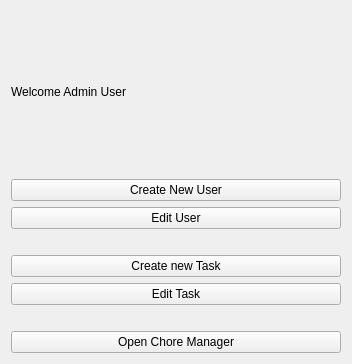
<?xml version="1.0" encoding="UTF-8"?>
<ui version="4.0">
 <class>adminDashboard</class>
 <widget class="QWidget" name="adminDashboard">
  <property name="geometry">
   <rect>
    <x>0</x>
    <y>0</y>
    <width>352</width>
    <height>364</height>
   </rect>
  </property>
  <property name="windowTitle">
   <string>Admin Dashboard</string>
  </property>
  <layout class="QVBoxLayout" name="verticalLayout">
   <item>
    <widget class="QLabel" name="mainHeader">
     <property name="text">
      <string>Welcome Admin User</string>
     </property>
    </widget>
   </item>
   <item>
    <widget class="QPushButton" name="newUserBtn">
     <property name="cursor">
      <cursorShape>PointingHandCursor</cursorShape>
     </property>
     <property name="text">
      <string>Create New User</string>
     </property>
    </widget>
   </item>
   <item>
    <widget class="QPushButton" name="editUserBtn">
     <property name="cursor">
      <cursorShape>PointingHandCursor</cursorShape>
     </property>
     <property name="text">
      <string>Edit User</string>
     </property>
    </widget>
   </item>
   <item>
    <spacer name="horizontalSpacer_2">
     <property name="orientation">
      <enum>Qt::Horizontal</enum>
     </property>
     <property name="sizeHint" stdset="0">
      <size>
       <width>327</width>
       <height>20</height>
      </size>
     </property>
    </spacer>
   </item>
   <item>
    <widget class="QPushButton" name="newTaskBtn">
     <property name="cursor">
      <cursorShape>PointingHandCursor</cursorShape>
     </property>
     <property name="text">
      <string>Create new Task</string>
     </property>
    </widget>
   </item>
   <item>
    <widget class="QPushButton" name="editTaskBtn">
     <property name="cursor">
      <cursorShape>PointingHandCursor</cursorShape>
     </property>
     <property name="text">
      <string>Edit Task</string>
     </property>
    </widget>
   </item>
   <item>
    <spacer name="horizontalSpacer">
     <property name="orientation">
      <enum>Qt::Horizontal</enum>
     </property>
     <property name="sizeHint" stdset="0">
      <size>
       <width>327</width>
       <height>20</height>
      </size>
     </property>
    </spacer>
   </item>
   <item>
    <widget class="QPushButton" name="choreManagerBtn">
     <property name="cursor">
      <cursorShape>PointingHandCursor</cursorShape>
     </property>
     <property name="text">
      <string>Open Chore Manager</string>
     </property>
    </widget>
   </item>
  </layout>
 </widget>
 <resources/>
 <connections/>
</ui>
